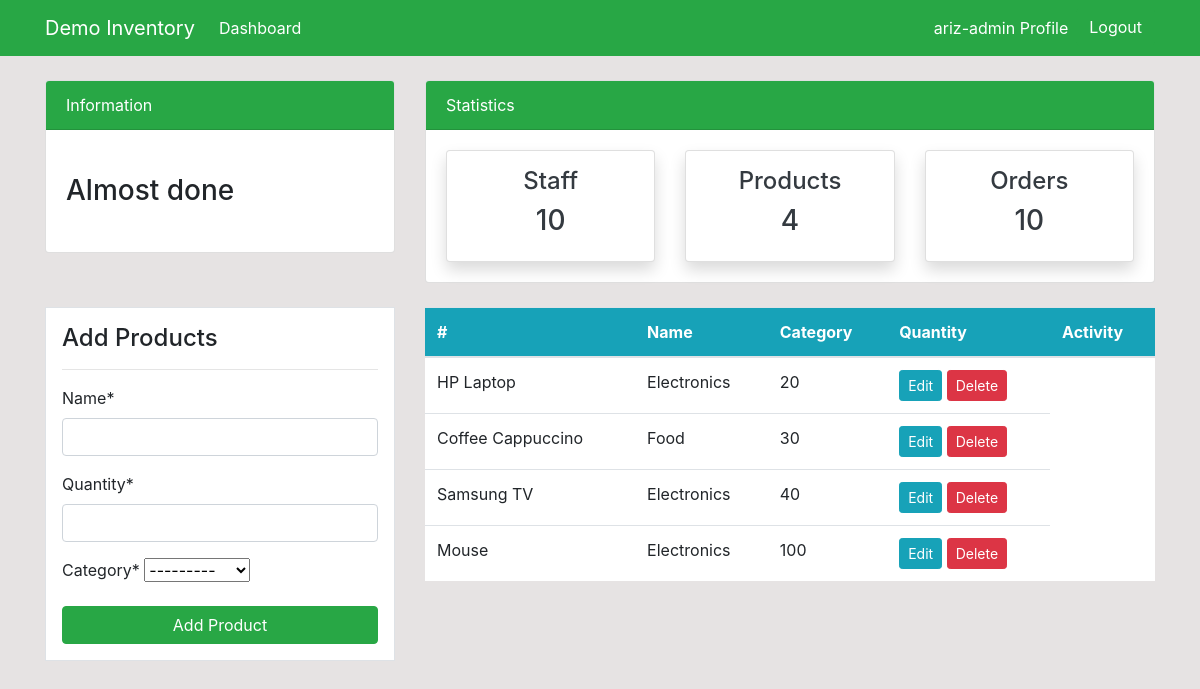
Screenshot of /products/ (signed in) with the database file from the repository.
### dashboard/models.py (models this page shows, shortened)
class Product(models.Model):
    name = models.CharField(max_length=100, null=True)
    category = models.CharField(max_length=20, choices = CATEGORY, null=True)
    quantity = models.PositiveIntegerField(null=True)
    class Meta:
        verbose_name_plural = 'Product'

### dashboard/views.py (the view)
# urls.py: path('products/', views.products, name='dashboard-products'),
@login_required
def products(request):
    items = Product.objects.all()
    products_count = items.count()
    workers_count = User.objects.all().count()
    orders_count = Order.objects.all().count()
    if request.method == 'POST':
        form = ProductForm(request.POST)
        if form.is_valid():
            form.save()
            product_name = form.cleaned_data.get('name')
            messages.success(request, f'{product_name} has been added.')
            return redirect('dashboard-products')
    else:
        form = ProductForm()
    context = {
        'items': items,
        'form' : form,
        'workers_count': workers_count,
        'orders_count': orders_count,
        'products_count': products_count,
    }
    return render(request, 'dashboard/products.html', context)

### dashboard/forms.py
class ProductForm(forms.ModelForm):
    class Meta:
        model = Product
        fields = ['name', 'quantity', 'category']

### templates/dashboard/products.html (shortened to what this page needs)
{% extends 'partials/base.html' %}
{% load crispy_forms_tags %}
{% block content %}
{% include 'partials/topnav.html' %}
<div class="container">
    <div class="row my-4">
        <div class="col-md-4">
            <div class="border bg-white p-3">
                <h4>Add Products</h4>
                <hr>
                <form method="POST">
                    {{ form|crispy }}
                    <input class="btn btn-success btn-block" type="submit" value="Add Product">
                </form>
            </div>
        </div>
        <div class="col-md-8">
            <table class="table bg-white">
                <thead class="bg-info">
                    <tr class="text-white">
                        <th scope="col">#</th>
                        <th scope="col">Name</th>
                        <th scope="col">Category</th>
                        <th scope="col">Quantity</th>
                        <th scope="col">Activity</th>
                    </tr>
                </thead>
                <tbody>
                    {% for item in items%}
                    <tr>
                        <td>{{ item.name }}</td>
                        <td>{{ item.category }} </td>
                        <td>{{ item.quantity }}</td>
                        <td>
                            <a class="btn btn-info btn-sm" href="{% url 'dashboard-products-update' item.id %}">Edit</a>
                            <a class="btn btn-danger btn-sm" href="{% url 'dashboard-products-delete' item.id %}">Delete</a>
                        </td>
                    </tr>
                    {% endfor %}
                </tbody>
            </table>
        </div>
    </div>
</div>
{% endblock %}

### templates/partials/nav.html (shortened to what this page needs)
<nav class="navbar navbar-expand-lg navbar-info bg-success">
    {% if user.is_authenticated %}
    <div class="container">
        <a class="navbar-brand text-white" href="{% url 'dashboard-index' %}">Demo Inventory</a>
        <div class="collapse navbar-collapse" id="navbarSupportedContent">
            <ul class="navbar-nav mr-auto">
                <li class="nav-item active">
                    <a class="nav-link text-white" href="{% url 'dashboard-index' %}">Dashboard </a>
                </li>
            </ul>
            <ul class="navbar-nav ml-auto">
                <li class="nav-item active">
                    <a class="nav-link text-white" href="{% url 'user-profile' %}">{{ user.username }} Profile </a>
                </li>
                <li class="nav-item">
                    <form method="post" action="{% url 'user-logout' %}">
                        <button type="submit" class="btn btn-success">Logout</button>
                    </form>
                </li>
            </ul>
            {% endif %}
        </div>
    </div>
</nav>

### static/style.css (style rules this page uses)
body { background: rgb(230, 227, 227); }

### rows the page displays
Product: name "HP Laptop", category "Electronics", quantity "20"
Product: name "Coffee Cappuccino", category "Food", quantity "30"
Product: name "Samsung TV", category "Electronics", quantity "40"
Product: name "Mouse", category "Electronics", quantity "100"

### other values shown
{{ user.username }} "ariz-admin"
{{ workers_count }} "10"
{{ products_count }} "4"
{{ orders_count }} "10"
